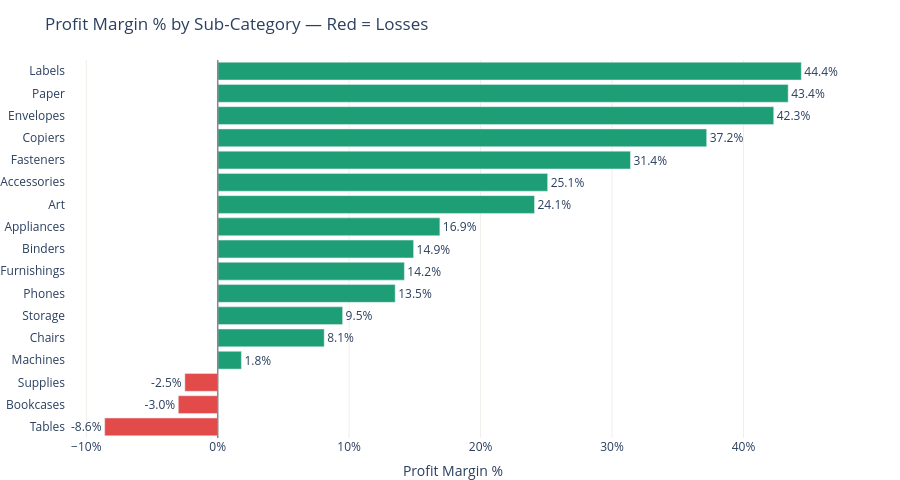

This figure's notebook cell:
### Markdown cell above
---
### 🔍 Insight #2 — Furniture's Tables & Bookcases Are Value Destroyers

**Finding:** Two sub-categories — **Tables** and **Bookcases** — consistently generate negative profit regardless of discount level. Combined, they represent **$21,000+ in cumulative losses** across 4 years.

**Root cause:** These products appear to be priced below cost or face extreme competitive discounting pressure.

### Code cell
subcat = df.groupby(["Category","Sub-Category"]).agg(
    Sales=("Sales","sum"), Profit=("Profit","sum"),
    Avg_Discount=("Discount","mean"), Orders=("Order ID","count"),
).reset_index()
subcat["Margin %"] = (subcat["Profit"] / subcat["Sales"] * 100).round(1)
subcat["Avg_Discount"] = (subcat["Avg_Discount"] * 100).round(1)
subcat = subcat.sort_values("Margin %")

subcat["bar_color"] = subcat["Profit"].apply(lambda x: C["red"] if x < 0 else C["green"])

fig = go.Figure(go.Bar(
    x=subcat["Margin %"],
    y=subcat["Sub-Category"],
    orientation="h",
    marker_color=subcat["bar_color"],
    text=[f"{v:.1f}%" for v in subcat["Margin %"]],
    textposition="outside",
    customdata=subcat[["Sales","Profit","Avg_Discount"]].values,
    hovertemplate=(
        "<b>%{y}</b><br>"
        "Margin: %{x:.1f}%<br>"
        "Sales: $%{customdata[0]:,.0f}<br>"
        "Profit: $%{customdata[1]:,.0f}<br>"
        "Avg Discount: %{customdata[2]:.1f}%<extra></extra>"
    ),
))
fig.add_vline(x=0, line_color=C["gray"], line_width=1.5)
fig.update_layout(
    title="Profit Margin % by Sub-Category — Red = Losses",
    height=480, plot_bgcolor="white", paper_bgcolor="white",
    margin=dict(l=0, r=60, t=60, b=0),
    xaxis=dict(ticksuffix="%", showgrid=True, gridcolor="#F0EEE8", title="Profit Margin %"),
    font=dict(size=12),
)
fig.show()

print("\n⚠️ Sub-categories with negative profit:")
losses = subcat[subcat["Profit"] < 0][["Category","Sub-Category","Sales","Profit","Margin %","Avg_Discount"]]
display(losses.style.format({
    "Sales":"${:,.0f}", "Profit":"${:,.0f}",
    "Margin %":"{:.1f}%", "Avg_Discount":"{:.1f}%"
}))

### Figure 1 — Plotly figure (JSON) as saved in the notebook; plotly's stock layout.template omitted (floating-point values rounded to 4 significant figures)
{"data": [{"customdata": [[207000.0, -17730.0, 26.1], [114900.0, -3473.0, 21.1], [46670.0, -1189.0, 7.7], [189200.0, 3385.0, 30.6], [328400.0, 26590.0, 17.0], [223800.0, 21280.0, 7.5], [330000.0, 44520.0, 15.5], [91710.0, 13060.0, 13.8], [203400.0, 30220.0, 37.2], [107500.0, 18140.0, 16.7], [27120.0, 6528.0, 7.5], [167400.0, 41940.0, 7.8], [3024.0, 949.5, 8.2], [149500.0, 55620.0, 16.2], [16480.0, 6964.0, 8.0], [78480.0, 34050.0, 7.5], [12490.0, 5546.0, 6.9]], "hovertemplate": "<b>%{y}</b><br>Margin: %{x:.1f}%<br>Sales: $%{customdata[0]:,.0f}<br>Profit: $%{customdata[1]:,.0f}<br>Avg Discount: %{customdata[2]:.1f}%<extra></extra>", "marker": {"color": ["#E24B4A", "#E24B4A", "#E24B4A", "#1D9E75", "#1D9E75", "#1D9E75", "#1D9E75", "#1D9E75", "#1D9E75", "#1D9E75", "#1D9E75", "#1D9E75", "#1D9E75", "#1D9E75", "#1D9E75", "#1D9E75", "#1D9E75"]}, "orientation": "h", "text": ["-8.6%", "-3.0%", "-2.5%", "1.8%", "8.1%", "9.5%", "13.5%", "14.2%", "14.9%", "16.9%", "24.1%", "25.1%", "31.4%", "37.2%", "42.3%", "43.4%", "44.4%"], "textposition": "outside", "type": "bar", "x": [-8.6, -3.0, -2.5, 1.8, 8.1, 9.5, 13.5, 14.2, 14.9, 16.9, 24.1, 25.1, 31.4, 37.2, 42.3, 43.4, 44.4], "y": ["Tables", "Bookcases", "Supplies", "Machines", "Chairs", "Storage", "Phones", "Furnishings", "Binders", "Appliances", "Art", "Accessories", "Fasteners", "Copiers", "Envelopes", "Paper", "Labels"]}], "layout": {"font": {"size": 12}, "height": 480, "margin": {"b": 0, "l": 0, "r": 60, "t": 60}, "paper_bgcolor": "white", "plot_bgcolor": "white", "shapes": [{"line": {"color": "#888888", "width": 1.5}, "type": "line", "x0": 0, "x1": 0, "xref": "x", "y0": 0, "y1": 1, "yref": "y domain"}], "title": {"text": "Profit Margin % by Sub-Category — Red = Losses"}, "xaxis": {"gridcolor": "#F0EEE8", "showgrid": true, "ticksuffix": "%", "title": {"text": "Profit Margin %"}}}}
